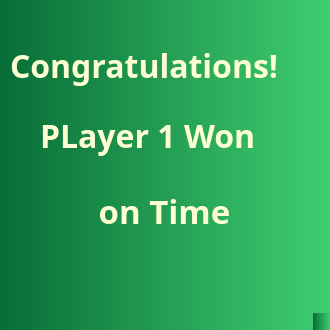
<?xml version="1.0" encoding="UTF-8"?>
<ui version="4.0">
 <class>Congratulation_Window</class>
 <widget class="QMainWindow" name="Congratulation_Window">
  <property name="geometry">
   <rect>
    <x>0</x>
    <y>0</y>
    <width>330</width>
    <height>330</height>
   </rect>
  </property>
  <property name="sizePolicy">
   <sizepolicy hsizetype="Fixed" vsizetype="Fixed">
    <horstretch>0</horstretch>
    <verstretch>0</verstretch>
   </sizepolicy>
  </property>
  <property name="minimumSize">
   <size>
    <width>330</width>
    <height>330</height>
   </size>
  </property>
  <property name="maximumSize">
   <size>
    <width>330</width>
    <height>330</height>
   </size>
  </property>
  <property name="font">
   <font>
    <family>Lucida Handwriting</family>
    <pointsize>22</pointsize>
   </font>
  </property>
  <property name="windowTitle">
   <string>Congratulations!</string>
  </property>
  <property name="windowIcon">
   <iconset>
    <normaloff>Icons/chess-clock.svg</normaloff>Icons/chess-clock.svg</iconset>
  </property>
  <property name="styleSheet">
   <string notr="true">background-color: qlineargradient(spread:reflect, x1:0, y1:0, x2:1, y2:0, stop:0 rgba(8, 109, 55, 255), stop:1 rgba(63, 206, 112, 255));
color: rgb(253, 255, 210);
text-shadow:0 0 5px rgba(255, 255, 255, 0.5);</string>
  </property>
  <widget class="QWidget" name="centralwidget">
   <widget class="QLabel" name="label">
    <property name="geometry">
     <rect>
      <x>10</x>
      <y>40</y>
      <width>311</width>
      <height>51</height>
     </rect>
    </property>
    <property name="font">
     <font>
      <family>Lucida Calligraphy</family>
      <pointsize>24</pointsize>
      <bold>true</bold>
     </font>
    </property>
    <property name="styleSheet">
     <string notr="true">background-color: transparent;</string>
    </property>
    <property name="text">
     <string>Congratulations!</string>
    </property>
   </widget>
   <widget class="QLabel" name="label_2">
    <property name="geometry">
     <rect>
      <x>40</x>
      <y>90</y>
      <width>261</width>
      <height>91</height>
     </rect>
    </property>
    <property name="font">
     <font>
      <family>Lucida Calligraphy</family>
      <pointsize>24</pointsize>
      <bold>true</bold>
     </font>
    </property>
    <property name="styleSheet">
     <string notr="true">background-color: transparent;</string>
    </property>
    <property name="text">
     <string>PLayer 1 Won</string>
    </property>
   </widget>
   <widget class="QLabel" name="label_3">
    <property name="geometry">
     <rect>
      <x>90</x>
      <y>180</y>
      <width>171</width>
      <height>61</height>
     </rect>
    </property>
    <property name="font">
     <font>
      <family>Lucida Calligraphy</family>
      <pointsize>25</pointsize>
      <bold>true</bold>
     </font>
    </property>
    <property name="styleSheet">
     <string notr="true">background-color: transparent;</string>
    </property>
    <property name="text">
     <string> on Time</string>
    </property>
   </widget>
  </widget>
  <widget class="QStatusBar" name="statusbar"/>
 </widget>
 <resources/>
 <connections/>
</ui>
